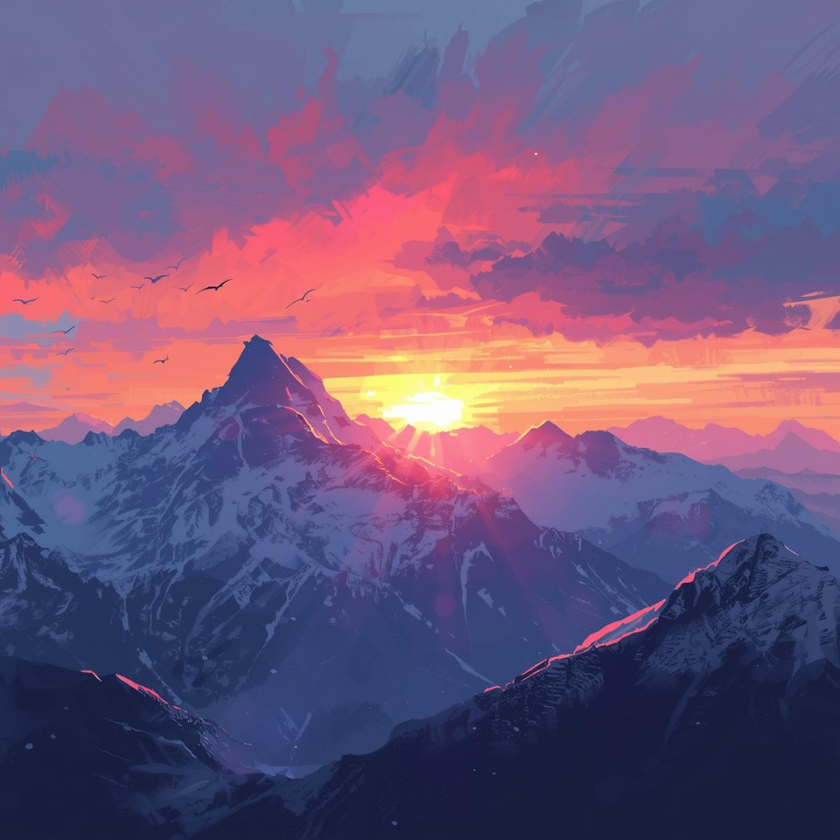
#> input picture assets/image1.png, 840 x 840 px, shrunk from 1080 x 1080 before the run, given in place of the camera
$ python ColorsDetection.py
#> lines starting #> are read from the running program, lines starting #| are printed output that depends on the picture; after the words box and inside, x2 and y2 are one past the last pixel; in counts of white or black regions, pixels touching at a corner belong together
import cv2
import numpy as np


capture = cv2.VideoCapture(0) # 0 - numer kamery jak masz wiecej niz jedna to moze byc 1, 2, 3, ... n

while True:
    retur, frame = capture.read()
#> frame is the input picture: shape (840, 840, 3); mean B, G, R 122.8, 86.8, 112.6
    width = int(capture.get(3))
    height = int(capture.get(4))

    hsv = cv2.cvtColor(frame, cv2.COLOR_BGR2HSV)
#> hsv: shape (840, 840, 3); mean H, S, V 119.2, 121.9, 146.2
    lower_blue = np.array([90, 50, 50])
    upper_blue = np.array([140, 255, 255])
    mask = cv2.inRange(hsv, lower_blue, upper_blue)
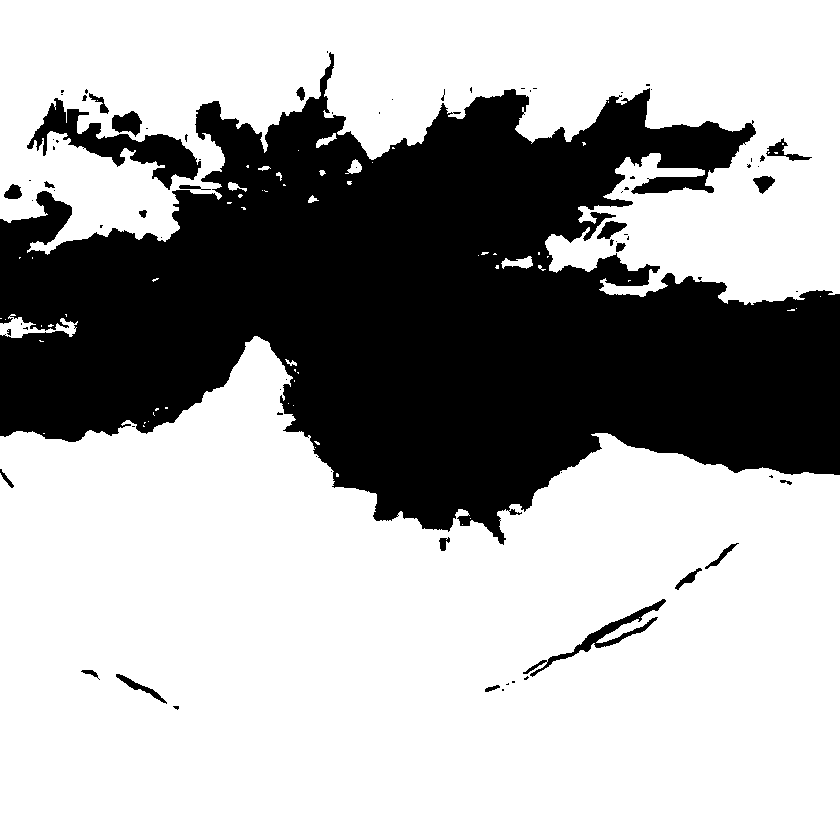
#> mask: shape (840, 840); 66.9% white; 79 black regions (54 under 20 px), largest, box (x1, y1, x2, y2) and area: (0, 52, 840, 545) 224547, (27, 98, 201, 190) 4610, (523, 599, 666, 677) 1344
    result = cv2.bitwise_and(frame, frame, mask=mask)
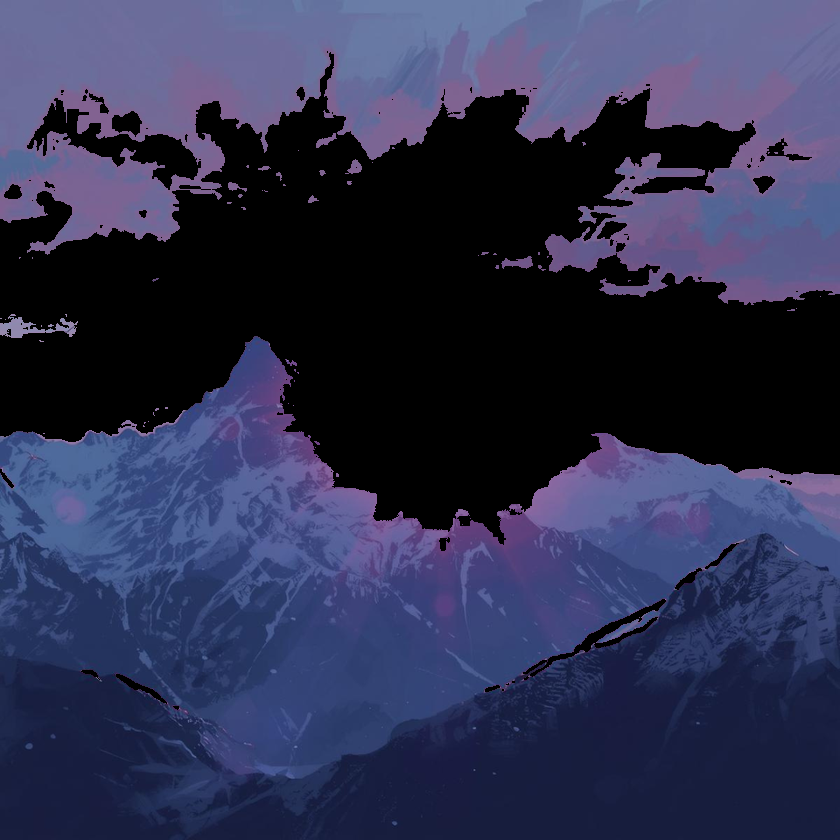
#> result: shape (840, 840, 3); mean B, G, R 79, 48.6, 45.8

    cv2.imshow('frame', result)

    if(cv2.waitKey(1) == ord('q')):
#> (key q is pressed here)
        break

capture.release()
cv2.destroyAllWindows()

$ run again, on assets/football.png
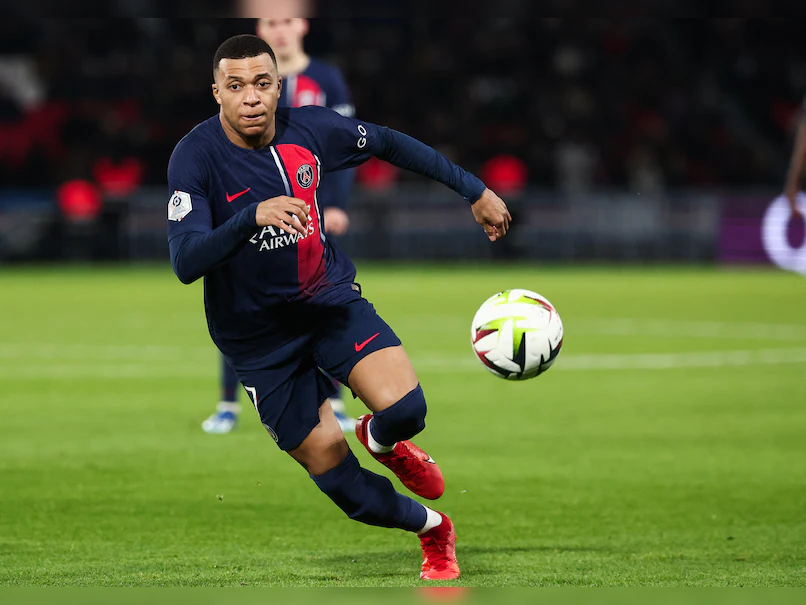
#> input picture assets/football.png, 806 x 605 px, given in place of the camera
#> frame is the input picture: shape (605, 806, 3); mean B, G, R 51.1, 94.6, 83.5
#> hsv: shape (605, 806, 3); mean H, S, V 69, 120.7, 103.5
#> `mask = cv2.inRange(hsv, lower_blue, upper_blue)`:
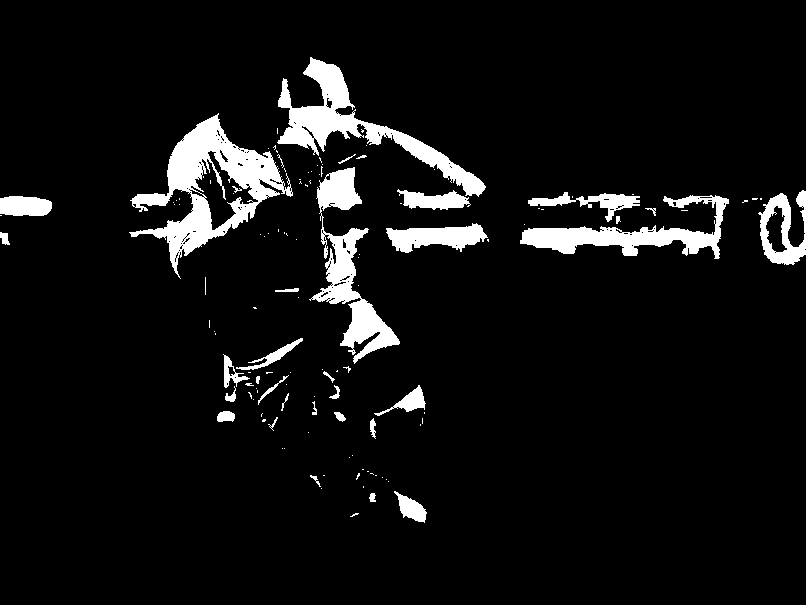
#> mask: shape (605, 806); 6.8% white; 124 white regions (91 under 20 px), largest, box (x1, y1, x2, y2) and area: (129, 113, 293, 279) 8153, (277, 57, 486, 197) 5878, (309, 167, 400, 364) 5153
#> `result = cv2.bitwise_and(frame, frame, mask=mask)`:
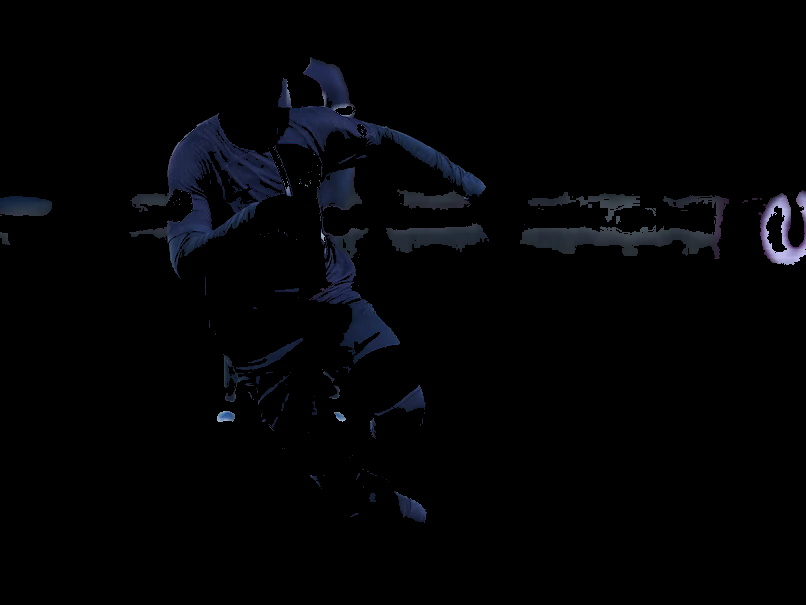
#> result: shape (605, 806, 3); mean B, G, R 5, 3.3, 2.8

$ run again, on assets/corners.jpg
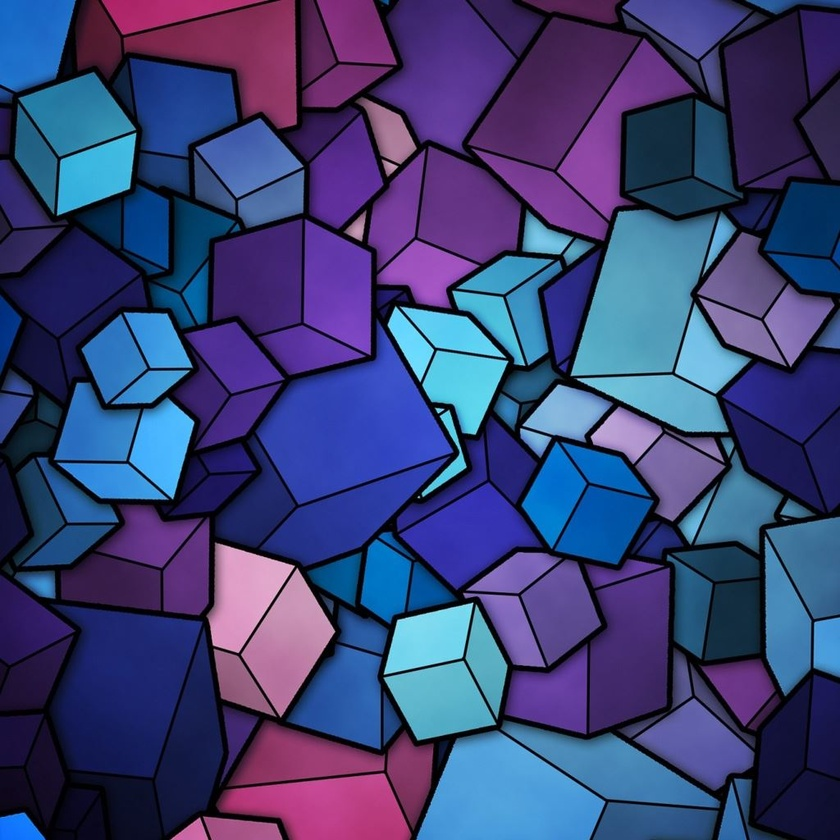
#> input picture assets/corners.jpg, 840 x 840 px, shrunk from 1024 x 1024 before the run, given in place of the camera
#> frame is the input picture: shape (840, 840, 3); mean B, G, R 119, 66.4, 59.2
#> hsv: shape (840, 840, 3); mean H, S, V 121.2, 171.7, 121.9
#> `mask = cv2.inRange(hsv, lower_blue, upper_blue)`:
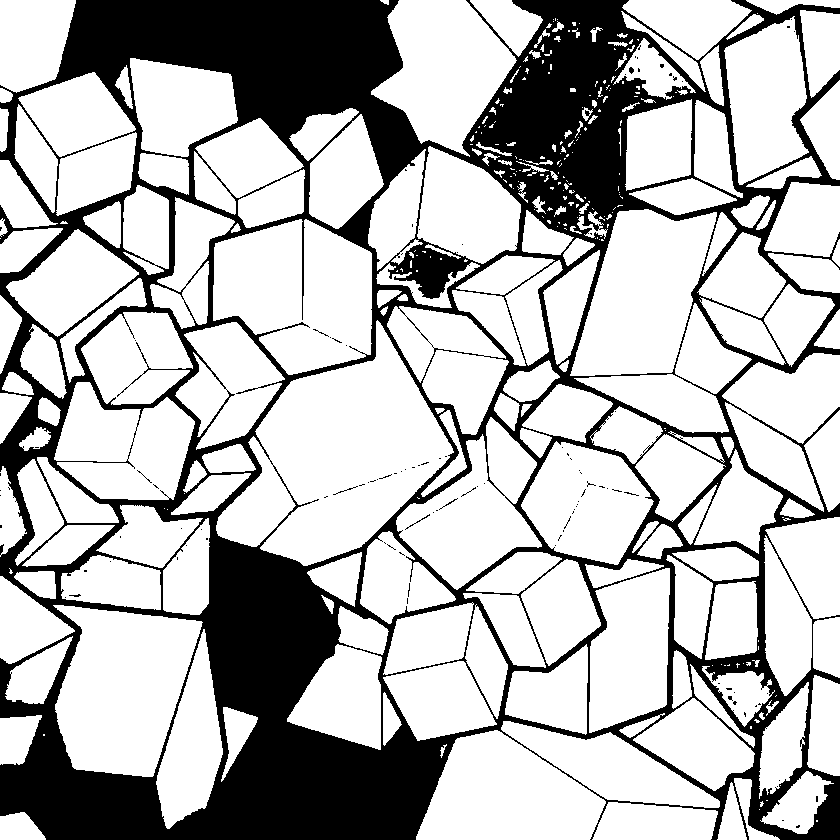
#> mask: shape (840, 840); 72.1% white; 108 black regions (103 under 20 px), largest, box (x1, y1, x2, y2) and area: (0, 0, 840, 840) 196540, (405, 514, 430, 530) 35, (333, 486, 358, 495) 28, (439, 498, 458, 510) 26, (629, 67, 634, 74) 25
#> `result = cv2.bitwise_and(frame, frame, mask=mask)`:
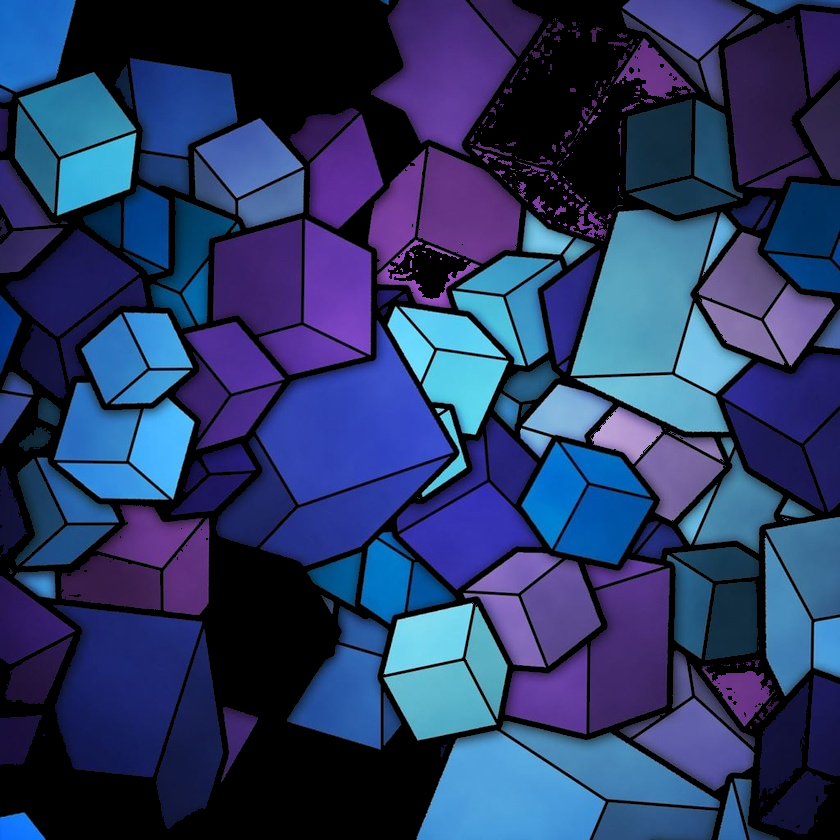
#> result: shape (840, 840, 3); mean B, G, R 101, 57.2, 41.3
